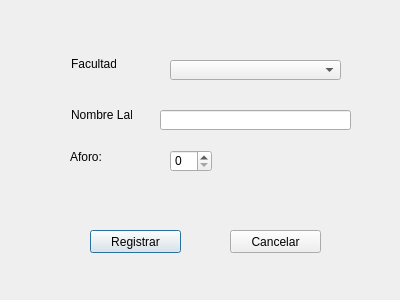
<?xml version="1.0" encoding="UTF-8"?>
<ui version="4.0">
 <class>RegistrarLaboratorio</class>
 <widget class="QDialog" name="RegistrarLaboratorio">
  <property name="geometry">
   <rect>
    <x>0</x>
    <y>0</y>
    <width>400</width>
    <height>300</height>
   </rect>
  </property>
  <property name="windowTitle">
   <string>Dialog</string>
  </property>
  <widget class="QLabel" name="label">
   <property name="geometry">
    <rect>
     <x>71</x>
     <y>107</y>
     <width>61</width>
     <height>16</height>
    </rect>
   </property>
   <property name="text">
    <string>Nombre Lab:</string>
   </property>
  </widget>
  <widget class="QLabel" name="label_3">
   <property name="geometry">
    <rect>
     <x>71</x>
     <y>56</y>
     <width>45</width>
     <height>16</height>
    </rect>
   </property>
   <property name="text">
    <string>Facultad:</string>
   </property>
  </widget>
  <widget class="QComboBox" name="cmbFacultad">
   <property name="geometry">
    <rect>
     <x>170</x>
     <y>60</y>
     <width>171</width>
     <height>20</height>
    </rect>
   </property>
  </widget>
  <widget class="QLineEdit" name="txtNombre">
   <property name="geometry">
    <rect>
     <x>160</x>
     <y>110</y>
     <width>191</width>
     <height>20</height>
    </rect>
   </property>
  </widget>
  <widget class="QPushButton" name="btnRegistrar">
   <property name="geometry">
    <rect>
     <x>90</x>
     <y>230</y>
     <width>91</width>
     <height>23</height>
    </rect>
   </property>
   <property name="text">
    <string>Registrar</string>
   </property>
  </widget>
  <widget class="QPushButton" name="btnCancelar">
   <property name="geometry">
    <rect>
     <x>230</x>
     <y>230</y>
     <width>91</width>
     <height>23</height>
    </rect>
   </property>
   <property name="text">
    <string>Cancelar</string>
   </property>
  </widget>
  <widget class="QLabel" name="label_4">
   <property name="geometry">
    <rect>
     <x>70</x>
     <y>150</y>
     <width>47</width>
     <height>13</height>
    </rect>
   </property>
   <property name="text">
    <string>Aforo:</string>
   </property>
  </widget>
  <widget class="QSpinBox" name="spinAforo">
   <property name="geometry">
    <rect>
     <x>170</x>
     <y>150</y>
     <width>42</width>
     <height>22</height>
    </rect>
   </property>
  </widget>
 </widget>
 <tabstops>
  <tabstop>cmbFacultad</tabstop>
  <tabstop>txtNombre</tabstop>
  <tabstop>spinAforo</tabstop>
  <tabstop>btnRegistrar</tabstop>
  <tabstop>btnCancelar</tabstop>
 </tabstops>
 <resources/>
 <connections/>
</ui>
